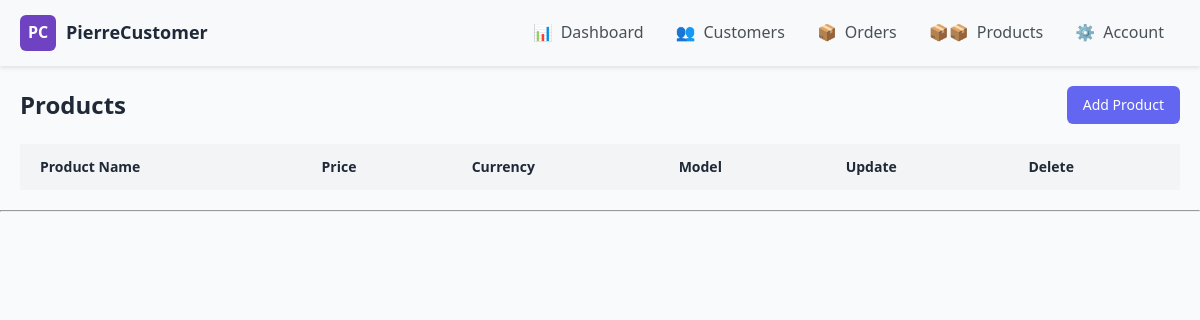
/productsPage/, run on an earlier commit of the app's database.
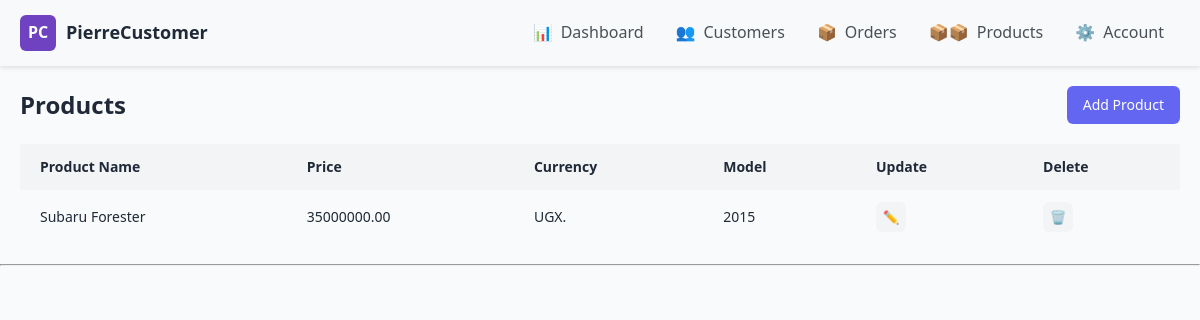
And on a later commit of the database.
### pierre_CMS_App/models.py (models this page shows, shortened)
class Product(models.Model):
    CURRENCY = (
        ("UGX.", "UGX."),
        ("USD.", "USD."),
        ("EUR.", "EUR."),
        ("KSH.", "KSH."),
    )
    name = models.CharField(max_length=200, null=True)
    price = models.DecimalField(max_digits=10, decimal_places=2, null=True) #decimal field coz of currency/ monetary nature.
    product_model = models.CharField(max_length=200, null=True)
    date_created = models.DateTimeField(auto_now_add=True, null=True)
    currency = models.CharField(max_length=10, choices=CURRENCY, default='UGX.')

### pierre_CMS_App/views.py (the view)
# urls.py: path('productsPage/', views.products, name ='productsPage'),
def products(request):
    products = Product.objects.all()
    prodPageForm = ProductForm(request)
    context = {
        'products': products,
        'prodPageForm': prodPageForm,
    }
    return render(request, 'pierre_CMS_App/productsPage.html', context)

### pierre_CMS_App/templates/pierre_CMS_App/productsPage.html
{% extends "pierre_CMS_App/main.html" %}
{% block content %}
<div class="main">
    <div class="page-header">
        <h1 class="page-title">Products</h1>
        <a class="btn btn-primary" href="{% url 'addProduct' %}" style="text-decoration: none;">Add Product</a>
    </div>
    <table>
        <thead>
            <tr>
                <th>Product Name</th>
                <th>Price</th>
                <th>Currency</th>
                <th>Model</th>
                <th>Update</th>
                <th>Delete</th>
            </tr>
        </thead>
        <tbody>
            {% for prod in products %}
                <tr>
                    <td>{{prod.name}}</td>
                    <td>{{prod.price}}</td>
                    <td>{{prod.currency}}</td>
                    <td>{{prod.product_model}}</td>
                    <td>
                        <button class="btn-icon btn-edit">✏️</button>
                    </td>
                    <td>
                        <button class="btn-icon btn-delete">🗑️</button>
                    </td>
                </tr>
            {% endfor %}
        </tbody>
    </table>
</div>
{% endblock %}

What changed in the data, as far as the page shows it:
added Product: name "Subaru Forester", price "35000000.00", currency "UGX.", product_model "2015"
